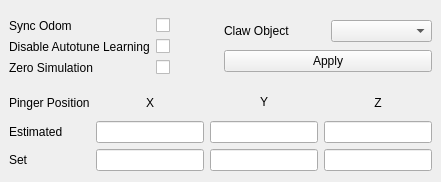
       <widget class="QWidget" name="Simulation">
        <attribute name="title">
         <string>Simulation</string>
        </attribute>
        <layout class="QVBoxLayout" name="simulationLayout">
         <property name="leftMargin">
          <number>0</number>
         </property>
         <property name="topMargin">
          <number>9</number>
         </property>
         <property name="rightMargin">
          <number>0</number>
         </property>
         <item>
          <layout class="QHBoxLayout" name="horizontalLayout_4">
           <property name="leftMargin">
            <number>9</number>
           </property>
           <property name="topMargin">
            <number>9</number>
           </property>
           <property name="rightMargin">
            <number>9</number>
           </property>
           <property name="bottomMargin">
            <number>9</number>
           </property>
           <item>
            <layout class="QGridLayout" name="gridLayout_6">
             <property name="topMargin">
              <number>0</number>
             </property>
             <property name="rightMargin">
              <number>0</number>
             </property>
             <property name="bottomMargin">
              <number>0</number>
             </property>
             <item row="1" column="0">
              <widget class="QLabel" name="label_27">
               <property name="sizePolicy">
                <sizepolicy hsizetype="Preferred" vsizetype="Preferred">
                 <horstretch>0</horstretch>
                 <verstretch>0</verstretch>
                </sizepolicy>
               </property>
               <property name="minimumSize">
                <size>
                 <width>0</width>
                 <height>0</height>
                </size>
               </property>
               <property name="text">
                <string>Disable Autotune Learning</string>
               </property>
              </widget>
             </item>
             <item row="0" column="1">
              <widget class="QCheckBox" name="sync_odom_enable">
               <property name="text">
                <string/>
               </property>
              </widget>
             </item>
             <item row="0" column="0">
              <widget class="QLabel" name="label_26">
               <property name="text">
                <string>Sync Odom</string>
               </property>
              </widget>
             </item>
             <item row="2" column="0">
              <widget class="QLabel" name="label_28">
               <property name="text">
                <string>Zero Simulation</string>
               </property>
              </widget>
             </item>
             <item row="1" column="1">
              <widget class="QCheckBox" name="disable_auto_learning">
               <property name="text">
                <string/>
               </property>
              </widget>
             </item>
             <item row="2" column="1">
              <widget class="QCheckBox" name="zero_simulator">
               <property name="text">
                <string/>
               </property>
              </widget>
             </item>
            </layout>
           </item>
           <item>
            <layout class="QVBoxLayout" name="verticalLayout_4">
             <item>
              <layout class="QHBoxLayout" name="horizontalLayout_5">
               <item>
                <widget class="QLabel" name="label_29">
                 <property name="text">
                  <string>Claw Object</string>
                 </property>
                </widget>
               </item>
               <item>
                <widget class="QComboBox" name="claw_object"/>
               </item>
              </layout>
             </item>
             <item>
              <widget class="QPushButton" name="simulation_apply">
               <property name="text">
                <string>Apply</string>
               </property>
              </widget>
             </item>
            </layout>
           </item>
          </layout>
         </item>
         <item>
          <layout class="QGridLayout" name="gridLayout_5">
           <property name="leftMargin">
            <number>9</number>
           </property>
           <property name="rightMargin">
            <number>9</number>
           </property>
           <property name="bottomMargin">
            <number>0</number>
           </property>
           <property name="spacing">
            <number>6</number>
           </property>
           <item row="0" column="1">
            <widget class="QLabel" name="label_30">
             <property name="text">
              <string>X</string>
             </property>
             <property name="alignment">
              <set>Qt::AlignCenter</set>
             </property>
            </widget>
           </item>
           <item row="2" column="0">
            <widget class="QLabel" name="label_35">
             <property name="text">
              <string>Set</string>
             </property>
            </widget>
           </item>
           <item row="2" column="3">
            <widget class="QLineEdit" name="lineEdit_3"/>
           </item>
           <item row="1" column="1">
            <widget class="QLineEdit" name="pinger_pos_x"/>
           </item>
           <item row="0" column="0">
            <widget class="QLabel" name="label_31">
             <property name="minimumSize">
              <size>
               <width>0</width>
               <height>25</height>
              </size>
             </property>
             <property name="text">
              <string>Pinger Position</string>
             </property>
            </widget>
           </item>
           <item row="0" column="2">
            <widget class="QLabel" name="label_32">
             <property name="enabled">
              <bool>true</bool>
             </property>
             <property name="sizePolicy">
              <sizepolicy hsizetype="Preferred" vsizetype="Fixed">
               <horstretch>0</horstretch>
               <verstretch>0</verstretch>
              </sizepolicy>
             </property>
             <property name="text">
              <string>Y</string>
             </property>
             <property name="alignment">
              <set>Qt::AlignCenter</set>
             </property>
            </widget>
           </item>
           <item row="1" column="0">
            <widget class="QLabel" name="label_34">
             <property name="text">
              <string>Estimated</string>
             </property>
            </widget>
           </item>
           <item row="2" column="1">
            <widget class="QLineEdit" name="lineEdit"/>
           </item>
           <item row="0" column="3">
            <widget class="QLabel" name="label_33">
             <property name="text">
              <string>Z</string>
             </property>
             <property name="alignment">
              <set>Qt::AlignCenter</set>
             </property>
            </widget>
           </item>
           <item row="1" column="3">
            <widget class="QLineEdit" name="pinger_pos_z"/>
           </item>
           <item row="2" column="2">
            <widget class="QLineEdit" name="lineEdit_2"/>
           </item>
           <item row="1" column="2">
            <widget class="QLineEdit" name="pinger_pos_y"/>
           </item>
          </layout>
         </item>
        </layout>
       </widget>
